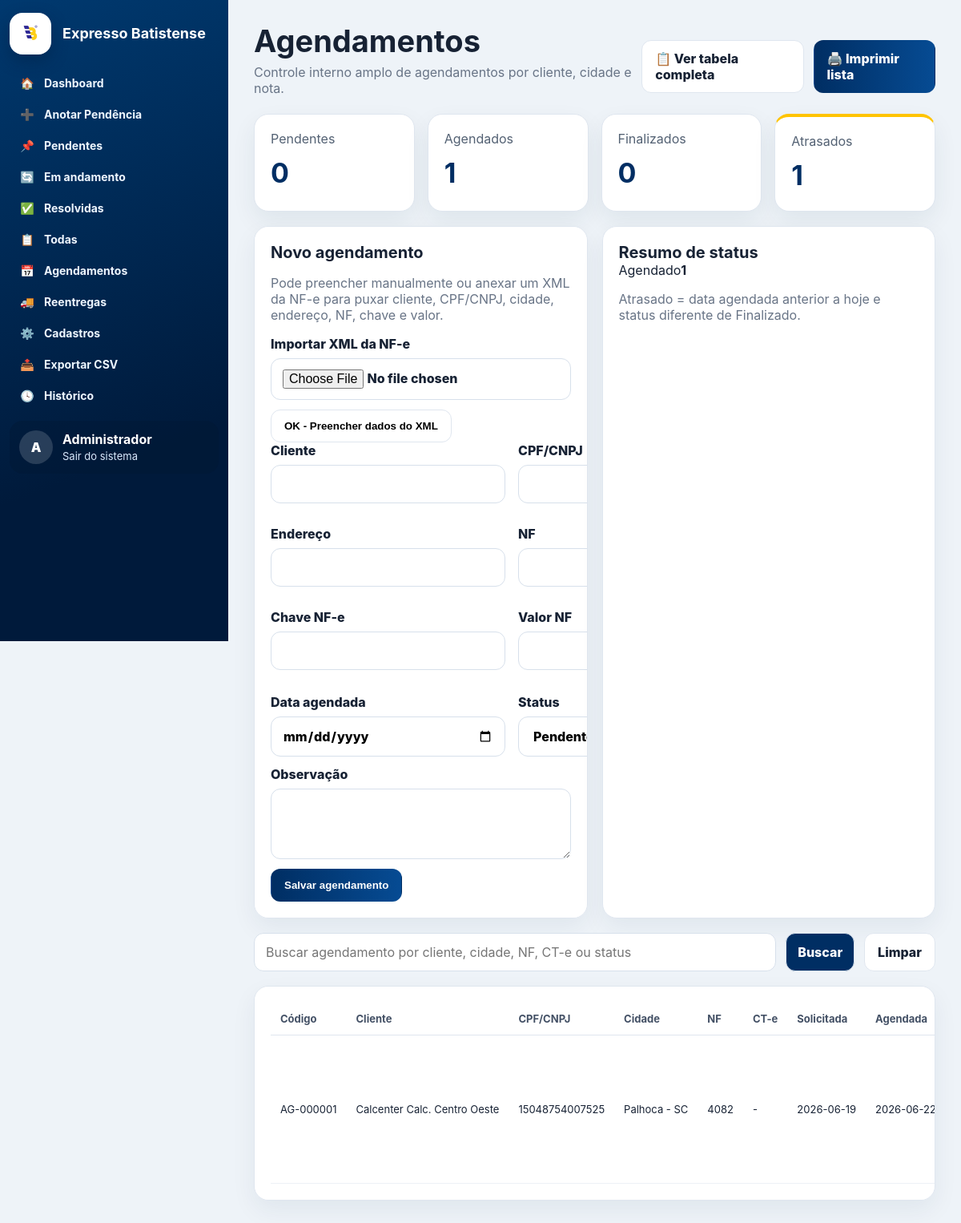
Page /agendamentos (signed in) on the committed database.
### tables this page shows
CREATE TABLE usuarios (
            id INTEGER PRIMARY KEY AUTOINCREMENT,
            nome TEXT NOT NULL,
            usuario TEXT NOT NULL UNIQUE,
            senha_hash TEXT NOT NULL,
            ativo INTEGER NOT NULL DEFAULT 1,
            is_admin INTEGER NOT NULL DEFAULT 0,
            criado_em TEXT NOT NULL
        );

CREATE TABLE agendamentos (
            id INTEGER PRIMARY KEY AUTOINCREMENT,
            codigo TEXT UNIQUE,
            data_cadastro TEXT NOT NULL,
            cliente TEXT,
            cidade TEXT,
            cpf_cnpj TEXT,
            endereco TEXT,
            chave_nfe TEXT,
            valor_nf TEXT,
            nf TEXT,
            cte_ctr TEXT,
            data_solicitada TEXT,
            data_agendada TEXT,
            status TEXT NOT NULL DEFAULT 'Pendente',
            observacao TEXT,
            atualizado_em TEXT,
            criado_por INTEGER,
            FOREIGN KEY(criado_por) REFERENCES usuarios(id)
        );

### app.py (the view, shortened to what this page needs)
@app.route("/agendamentos", methods=["GET", "POST"])
@login_required
def agendamentos():
    rows, q = agendamentos_query()
    hoje = today_str()
    counts = {
        "pendente": db().execute("SELECT COUNT(*) c FROM agendamentos WHERE status='Pendente'").fetchone()["c"],
        "agendado": db().execute("SELECT COUNT(*) c FROM agendamentos WHERE status='Agendado'").fetchone()["c"],
        "finalizado": db().execute("SELECT COUNT(*) c FROM agendamentos WHERE status='Finalizado'").fetchone()["c"],
        "atrasado": db().execute(
            "SELECT COUNT(*) c FROM agendamentos WHERE status!='Finalizado' AND data_agendada!='' AND data_agendada < ?",
            (hoje,)
        ).fetchone()["c"],
    }
    por_status = db().execute(
        "SELECT status label, COUNT(*) total FROM agendamentos GROUP BY status ORDER BY total DESC"
    ).fetchall()
    return render_template("agendamentos.html", rows=rows, q=q, counts=counts, por_status=por_status)

### app.py (called while the page is built)
def db() -> sqlite3.Connection:
    if "db" not in g:
        conn = sqlite3.connect(DB_PATH)
        conn.row_factory = sqlite3.Row
        g.db = conn
    return g.db

def today_str() -> str:
    return date.today().isoformat()

def current_user() -> sqlite3.Row | None:
    uid = session.get("user_id")
    if not uid:
        return None
    return db().execute("SELECT * FROM usuarios WHERE id=? AND ativo=1", (uid,)).fetchone()

@app.context_processor
def inject_globals() -> dict[str, Any]:
    return {
        "usuario_atual": current_user(),
        "is_admin_atual": bool(current_user() and (current_user()["is_admin"] or current_user()["usuario"] == DEFAULT_ADMIN_USER)),
        "status_list": STATUS_LIST,
        "criticidade_list": CRITICIDADE_LIST,
        "filiais_list": FILIAIS_LIST,
        "agendamento_status": AGENDAMENTO_STATUS,
        "reentrega_aut_status": REENTREGA_AUT_STATUS,
        "reentrega_ag_status": REENTREGA_AG_STATUS,
        "now_year": datetime.now().year,
    }

def login_required(view):
    @wraps(view)
    def wrapped(*args, **kwargs):
        if not session.get("user_id"):
            return redirect(url_for("login"))
        return view(*args, **kwargs)
    return wrapped

def agendamentos_query():
    q = (request.args.get("q") or "").strip()
    params = []
    where = []
    if q:
        like = f"%{q}%"
        where.append("(codigo LIKE ? OR cliente LIKE ? OR cidade LIKE ? OR nf LIKE ? OR cte_ctr LIKE ? OR status LIKE ?)")
        params = [like] * 6
    sql = "SELECT * FROM agendamentos"
    if where:
        sql += " WHERE " + " AND ".join(where)
    sql += " ORDER BY id DESC"
    rows = db().execute(sql, params).fetchall()
    return rows, q

### templates/agendamentos.html (shortened to what this page needs)
{% extends 'base.html' %}
{% block content %}
<div class="page-head page-visual page-visual-white">
  <div>
    <h1>Agendamentos</h1>
    <p>Controle interno amplo de agendamentos por cliente, cidade e nota.</p>
  </div>
  <div class="form-actions">
    <a class="btn" href="/agendamentos/tabela?q={{ q }}">📋 Ver tabela completa</a>
    <a class="btn primary" href="/agendamentos/imprimir?q={{ q }}" target="_blank">🖨️ Imprimir lista</a>
  </div>
</div>
<section class="cards mini-cards">
  <a class="card" href="{{ url_for('agendamentos', q='Pendente') }}"><span>Pendentes</span><strong>{{ counts.pendente }}</strong></a>
  <a class="card" href="{{ url_for('agendamentos', q='Agendado') }}"><span>Agendados</span><strong>{{ counts.agendado }}</strong></a>
  <a class="card" href="{{ url_for('agendamentos', q='Finalizado') }}"><span>Finalizados</span><strong>{{ counts.finalizado }}</strong></a>
  <a class="card alert" href="{{ url_for('agendamentos') }}"><span>Atrasados</span><strong>{{ counts.atrasado }}</strong></a>
</section>
<section class="grid-2">
  <form method="post" enctype="multipart/form-data" class="panel compact-form">
    <h2>Novo agendamento</h2>
    <p class="muted">Pode preencher manualmente ou anexar um XML da NF-e para puxar cliente, CPF/CNPJ, cidade, endereço, NF, chave e valor.</p>
    <label>Importar XML da NF-e
      <input type="file" id="xml_nfe" name="xml_nfe" accept=".xml,.zip">
    </label>
    <button type="button" class="btn" id="btnLerXml">OK - Preencher dados do XML</button>
    <div class="form-grid">
      <label>Cliente<input name="cliente" required></label>
      <label>CPF/CNPJ<input name="cpf_cnpj"></label>
      <label>Endereço<input name="endereco"></label>
      <label>NF<input name="nf"></label>
      <label>Chave NF-e<input name="chave_nfe"></label>
      <label>Valor NF<input name="valor_nf"></label>
      <label>Data agendada<input type="date" name="data_agendada"></label>
      <label>Status
        <select name="status">
          {% for s in agendamento_status %}
          <option value="{{s}}">{{s}}</option>
          {% endfor %}
        </select>
      </label>
    </div>
    <label>Observação<textarea name="observacao" rows="3"></textarea></label>
    <button class="btn primary">Salvar agendamento</button>
  </form>
  <div class="panel">
    <h2>Resumo de status</h2>
    <div class="chart-list">
      {% for item in por_status %}
      <div><span>{{ item.label }}</span><b>{{ item.total }}</b></div>
      {% else %}
      <p class="muted">Sem dados ainda.</p>
      {% endfor %}
    </div>
    <p class="muted">Atrasado = data agendada anterior a hoje e status diferente de Finalizado.</p>
  </div>
</section>
<form class="search-row" method="get">
  <input name="q" value="{{ q }}" placeholder="Buscar agendamento por cliente, cidade, NF, CT-e ou status">
  <button>Buscar</button>
  <a class="btn" href="{{ url_for('agendamentos') }}">Limpar</a>
</form>
<div class="panel">
  <table class="table big">
    <thead>
      <tr>
        <th>Código</th>
        <th>Cliente</th>
        <th>CPF/CNPJ</th>
        <th>Cidade</th>
        <th>NF</th>
        <th>CT-e</th>
        <th>Solicitada</th>
        <th>Agendada</th>
      </tr>
    </thead>
    <tbody>
      {% for a in rows %}
      <tr>
        <td>{{ a.codigo }}</td>
        <td>{{ a.cliente }}</td>
        <td>{{ a.cpf_cnpj or '-' }}</td>
        <td>{{ a.cidade or '-' }}</td>
        <td>{{ a.nf or '-' }}</td>
        <td>{{ a.cte_ctr or '-' }}</td>
        <td>{{ a.data_solicitada or '-' }}</td>
        <td>{{ a.data_agendada or '-' }}</td>
      </tr>
      {% else %}
      <tr><td colspan="11" class="muted">Nenhum agendamento cadastrado.</td></tr>
      {% endfor %}
    </tbody>
  </table>
</div>
{% endblock %}

### templates/base.html (shortened to what this page needs)
<!doctype html>
<html lang="pt-BR">
<head>
    <link rel="stylesheet" href="{{ url_for('static', filename='css/style.css') }}?v=50">
</head>
<body class="app-body">
    <aside class="sidebar">
        <div class="brand">
            <div class="brand-logo">
                <img src="{{ url_for('static', filename='img/logo.jpeg') }}" alt="Logo">
            </div>
            <div>
                <strong>Expresso Batistense</strong>
            </div>
        </div>
        <nav class="menu">
            <a class="menu-item" href="{{ url_for('dashboard') }}">
                <span>🏠</span>Dashboard
            </a>
            <a class="menu-item" href="{{ url_for('nova_pendencia') }}">
                <span>➕</span>Anotar Pendência
            </a>
            <a class="menu-item" href="{{ url_for('pendencias', status='Pendente') }}">
                <span>📌</span>Pendentes
            </a>
            <a class="menu-item" href="{{ url_for('pendencias', status='Em andamento') }}">
                <span>🔄</span>Em andamento
            </a>
            <a class="menu-item" href="{{ url_for('pendencias', status='Resolvido') }}">
                <span>✅</span>Resolvidas
            </a>
            <a class="menu-item" href="{{ url_for('pendencias') }}">
                <span>📋</span>Todas
            </a>
            <a class="menu-item" href="{{ url_for('agendamentos') }}">
                <span>📅</span>Agendamentos
            </a>
            <a class="menu-item" href="{{ url_for('reentregas') }}">
                <span>🚚</span>Reentregas
            </a>
            <a class="menu-item" href="{{ url_for('cadastros') }}">
                <span>⚙️</span>Cadastros
            </a>
            <a class="menu-item" href="{{ url_for('exportar') }}">
                <span>📤</span>Exportar CSV
            </a>
            <a class="menu-item" href="{{ url_for('historico_geral') }}">
                <span>🕓</span>Histórico
            </a>
        </nav>
        <div class="sidebar-footer">
            <div class="avatar">
                {{ (usuario_atual['nome'][0] if usuario_atual else 'U') }}
            </div>
            <div class="user-mini">
                <strong>{{ usuario_atual['nome'] if usuario_atual else '' }}</strong>
                <a href="{{ url_for('logout') }}">Sair do sistema</a>
            </div>
        </div>
    </aside>
    <main class="main">
        {% block content %}{% endblock %}
    </main>
</body>
</html>

### static/css/style.css (style rules this page uses)
:root { --blue:#002e63;--blue2:#004987;--deep:#06162b;--yellow:#ffc400;--bg:#eef3f8;--text:#172234;--muted:#687486;--card:#fff;--border:#dfe6ef;--ok:#16a34a;--danger:#ef4444;--purple:#31208a }
* { box-sizing:border-box }
body { margin:0;font-family:Inter,Segoe UI,Arial,sans-serif;color:var(--text);background:var(--bg) }
a { text-decoration:none;color:inherit }
.app-body { display:flex;min-height:100vh }
.sidebar { width:285px;background:linear-gradient(160deg,#00396f,#001a3b 70%);color:white;padding:24px 18px;display:flex;flex-direction:column;position:fixed;inset:0 auto 0 0 }
.brand { display:flex;align-items:center;gap:14px;margin:0 0 34px }
.brand-logo { width:64px;height:64px;background:white;border-radius:16px;display:grid;place-items:center;box-shadow:0 8px 20px #001b3d66;overflow:hidden }
.brand-logo img { width:58px;height:58px;object-fit:contain }
.brand strong { display:block;font-size:22px;line-height:1.05 }
.menu { display:flex;flex-direction:column;gap:8px }
.menu-item { display:flex;align-items:center;gap:14px;padding:15px 14px;border-radius:12px;color:#eef6ff;font-weight:700;transition:.18s }
.menu-item span { width:22px;text-align:center }
.sidebar-footer { margin-top:auto;background:#00183366;border-radius:16px;padding:16px;display:flex;gap:12px;align-items:center }
.avatar { width:42px;height:42px;border-radius:50%;background:#ffffff28;display:grid;place-items:center;font-weight:900 }
.user-mini strong { display:block }
.user-mini a { font-size:13px;color:#dbeafe }
.main { margin-left:285px;min-height:100vh;width:calc(100% - 285px);padding:28px 32px }
.cards { display:grid;grid-template-columns:repeat(5,minmax(0,1fr));gap:16px;margin-bottom:18px }
.card { background:var(--card);border:1px solid var(--border);border-radius:18px;padding:20px;box-shadow:0 12px 30px #15324c12;min-height:130px;transition:.18s }
.card span { color:#536173 }
.card strong { display:block;font-size:42px;color:var(--blue);margin:12px 0 4px }
.card.alert { border-top:4px solid var(--yellow) }
.grid-2 { display:grid;grid-template-columns:1fr 1fr;gap:18px;margin-bottom:18px }
.panel { background:var(--card);border:1px solid var(--border);border-radius:18px;padding:20px;box-shadow:0 12px 30px #15324c10 }
.panel h2,.panel-head h2 { font-size:20px;margin:0 }
.table { width:100%;border-collapse:collapse;font-size:14px }
.table th { text-align:left;color:#435065;padding:12px;border-bottom:1px solid var(--border) }
.table td { padding:13px 12px;border-bottom:1px solid #edf1f6;vertical-align:middle }
.table.big { font-size:13px }
.muted { color:var(--muted) }
.action,.btn { border:1px solid var(--border);background:#fff;border-radius:12px;padding:12px 16px;font-weight:800;display:inline-flex;align-items:center;justify-content:center;gap:8px;cursor:pointer }
.action.primary,.btn.primary { background:linear-gradient(90deg,var(--blue),#064b93);color:#fff;border-color:transparent }
.page-head { display:flex;justify-content:space-between;align-items:center;margin-bottom:22px }
.page-head h1 { font-size:38px;margin:0 0 6px }
.page-head p { margin:0;color:var(--muted) }
.search-row { display:flex;gap:12px;margin-bottom:18px }
.search-row input { flex:1 }
.search-row input,.search-row button,input,select,textarea { border:1px solid #d7e0eb;border-radius:12px;padding:13px 14px;font:inherit;background:#fff }
.search-row button { background:var(--blue);color:#fff;font-weight:800 }
.form-grid { display:grid;grid-template-columns:repeat(3,1fr);gap:16px }
.form-actions { display:flex;gap:12px;margin-top:18px }
.mini-cards { grid-template-columns:repeat(4,minmax(0,1fr)); }
.compact-form label { display:flex;flex-direction:column;gap:8px;font-weight:800;margin-bottom:12px }
.table.big th,.table.big td { white-space:nowrap }
.table.big { min-width:1200px }
.panel { overflow-x:auto }
.cards.mini-cards .card { min-height:105px }
.cards.mini-cards .card strong { font-size:34px }
.sidebar { height:100vh !important; overflow-y:auto !important; overflow-x:hidden !important; padding:16px 12px !important; }
.brand { margin-bottom:18px !important; }
.brand-logo { width:52px !important; height:52px !important; }
.brand-logo img { width:48px !important; height:48px !important; }
.brand strong { font-size:18px !important; }
.menu { gap:4px !important; }
.menu-item { padding:9px 11px !important; font-size:14px !important; gap:10px !important; }
.sidebar-footer { margin-top:14px !important; padding:12px !important; flex-shrink:0 !important; }

### rows in the picture
usuarios: nome "A", nome "Administrador"
agendamentos: label "Agendado", total "1", codigo "AG-000001", cliente "Calcenter Calc. Centro Oeste", cpf_cnpj "15048754007525", cidade "Palhoca - SC", nf "4082", cte_ctr "-", data_solicitada "2026-06-19", data_agendada "2026-06-22"

### other values in the picture
{{ counts.pendente }} "0"
{{ counts.agendado }} "1"
{{ counts.finalizado }} "0"
{{ counts.atrasado }} "1"
form field status "Pendente"
